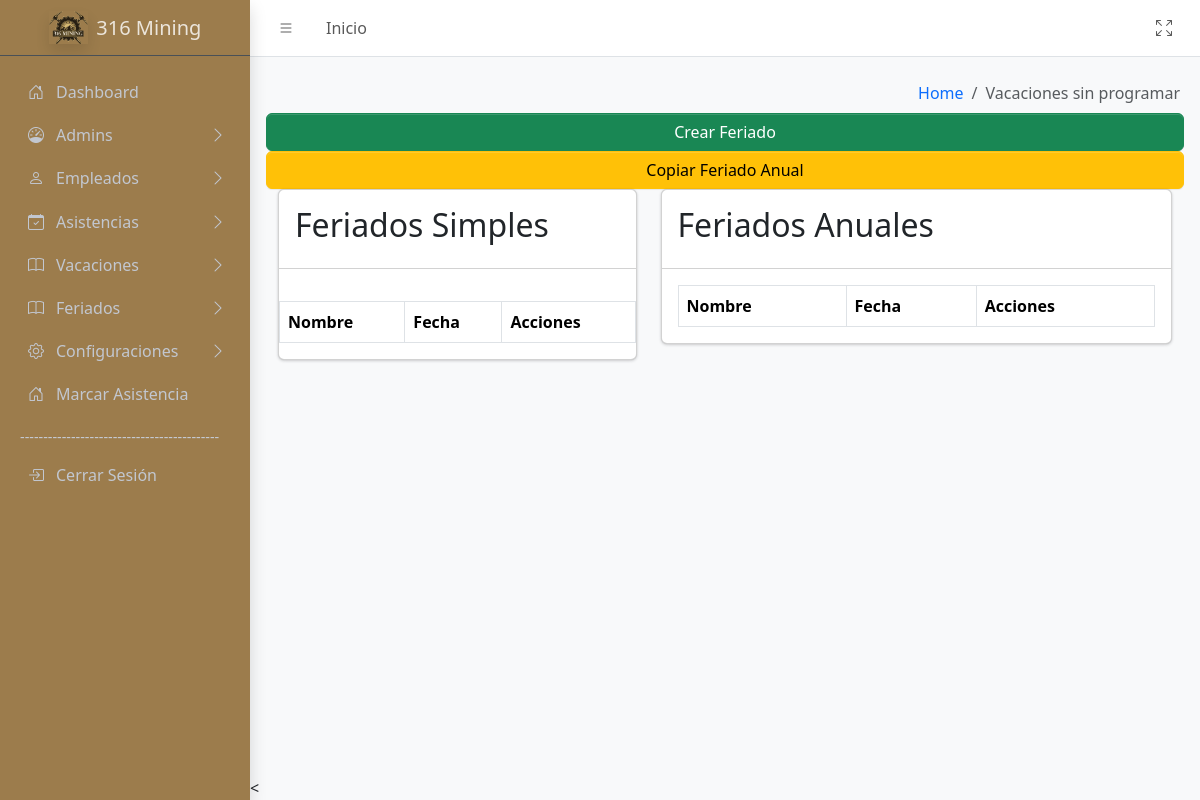
Page /sistema/controller/ConfiguracionesController/FeriadosController.php?action=mostrarFeriados (signed in) on the earlier database version.
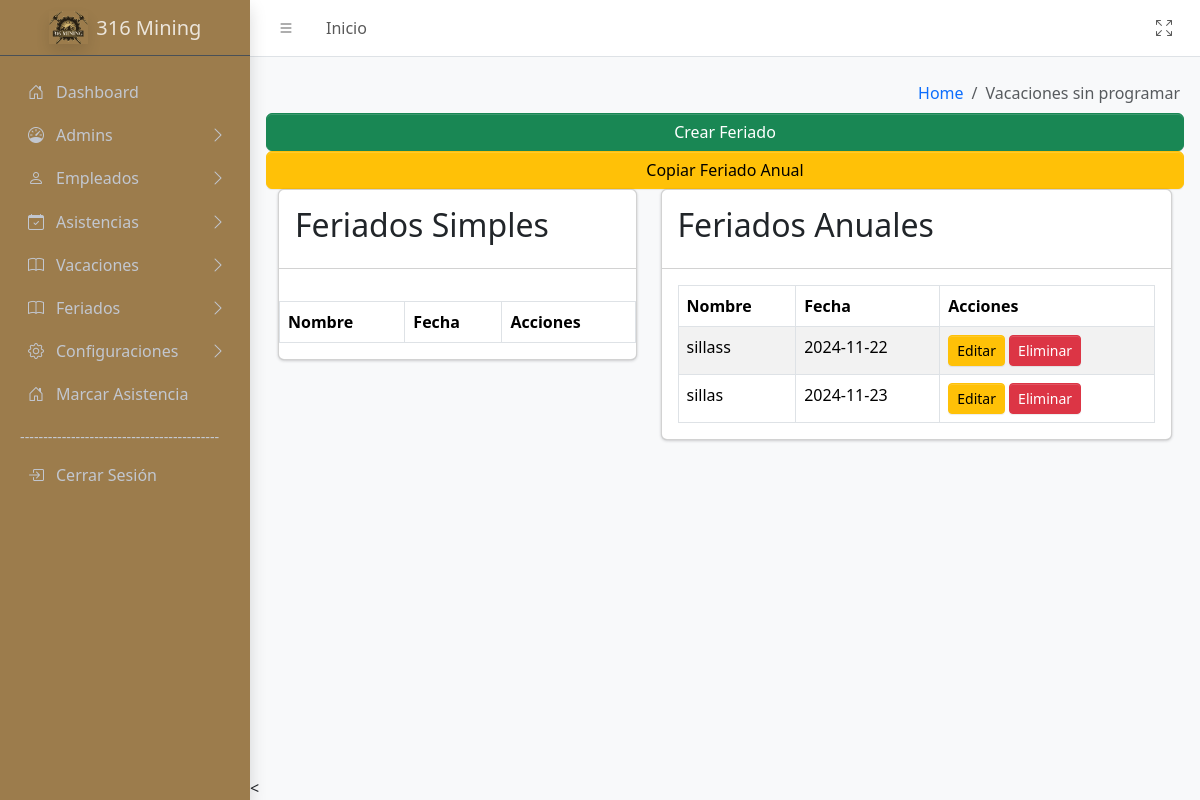
Same page on the later database version.
### tables this page shows
CREATE TABLE `feriados` (
  `idFeriado` int(11) NOT NULL,
  `nombre` varchar(255) NOT NULL,
  `fecha` date NOT NULL,
  `tipo` enum('simple','anual') DEFAULT 'simple',
  `anio` int(4) NOT NULL
);

### sistema/controller/BaseController.php (called while the page is built, shortened)
<?php
class BaseController {
        protected function loadView($view,
                                        $data = [],
                                        $additionalCss = [],
                                        $additionalJs = [],
                                        $title = 'Sistema') {
                                    include __DIR__ . '/../view/templates/layout.php';
    }
}
?>

### sistema/model/conexion.php (called while the page is built, shortened)
<?php
class Database {
    public function __construct() {
        try {
            $host = 'localhost';
            $dbname = 'biometrico';
            $username = 'root';
            $password = '';
            $this->conn = new PDO("mysql:host=$host;dbname=$dbname", $username, $password);
        } catch (PDOException $e) {
            echo "Error de conexión: " . $e->getMessage();
            exit();
        }
    }
}
?>

### sistema/model/ConfiguracionModel/FeriadosModel.php (called while the page is built, shortened)
<?php
require_once __DIR__ . '/../conexion.php';
class Feriados extends Database {
    public function obtenerFeriadosAnuales() {
        $sql = "SELECT * FROM feriados WHERE tipo = 'anual' ORDER BY fecha";
        $stmt = $this->conn->query($sql);
        return $stmt->fetchAll(PDO::FETCH_ASSOC);
    }
}
?>

### sistema/view/Feriados/Feriados.php (the view, shortened to what this page needs)
<div class="col-sm-6">
</div>
<div class="col-sm-6">
    <ol class="breadcrumb float-sm-end">
        <li class="breadcrumb-item"><a href="/biometrico/sistema/controller/DashboardController/DashboardController.php?action=MostrarDashboard">Home</a></li>
        <li class="breadcrumb-item active" aria-current="page">
            Vacaciones sin programar
        </li>
    </ol>
</div>
<div class="app-content">
    <div class="container-fluid">
        <div class="row">
            <button type="button" class="btn btn-success" data-bs-toggle="modal" data-bs-target="#modalCrearFeriado" onclick="document.getElementById('tipo').value = 'simple'; document.getElementById('anioDiv').style.display = 'none';">
                Crear Feriado
            </button>
            <button type="button" class="btn btn-warning" data-bs-toggle="modal" data-bs-target="#modalCopiarFeriado" onclick="copiarFeriados(2024)">
                Copiar Feriado Anual
            </button>
            <div class="col-lg-5">
                <div class="card mb-3">
                    <div class="card-header">
                        <h2>Feriados Simples</h2>
                    </div>
                    <div class="card-body table-responsive"></div>
                    <table class="table table-bordered table-striped">
                        <thead>
                            <tr>
                                <th>Nombre</th>
                                <th>Fecha</th>
                                <th>Acciones</th>
                            </tr>
                        </thead>
                    </table>
                </div>
            </div>
            <div class="col-lg-7">
                <div class="card mb-3">
                    <div class="card-header">
                        <h2>Feriados Anuales</h2>
                    </div>
                    <div class="card-body">
                        <table class="table table-bordered table-striped">
                            <thead>
                                <tr>
                                    <th>Nombre</th>
                                    <th>Fecha</th>
                                    <th>Acciones</th>
                                </tr>
                            </thead>
                            <tbody>
                                <?php foreach ($feriadosAnuales as $index => $feriado): ?>
                                    <tr>
                                        <td><?= htmlspecialchars($feriado['nombre']) ?></td>
                                        <td><?= htmlspecialchars($feriado['fecha']) ?></td>
                                        <td>
                                            <a href="#" class="btn btn-warning btn-sm" data-bs-toggle="modal" data-bs-target="#modalEditarFeriado"
                                                onclick="editarFeriado(<?= $feriado['idFeriado'] ?>)">
                                                Editar
                                            </a>
                                            <a href="/biometrico/sistema/controller/ConfiguracionesController/FeriadosController.php?action=EliminarFeriado&id=<?= $feriado['idFeriado'] ?>" class="btn btn-danger btn-sm" onclick="return confirm('¿Estás seguro de eliminar este feriado?')">Eliminar</a>
                                        </td>
                                    </tr>
                                <?php endforeach; ?>
                            </tbody>
                        </table>
                    </div>
                </div>
            </div>
        </div>
    </div>
</div>

Differences in the rows shown:
added feriados: nombre "sillass", fecha "2024-11-22"
added feriados: nombre "sillas", fecha "2024-11-23"
